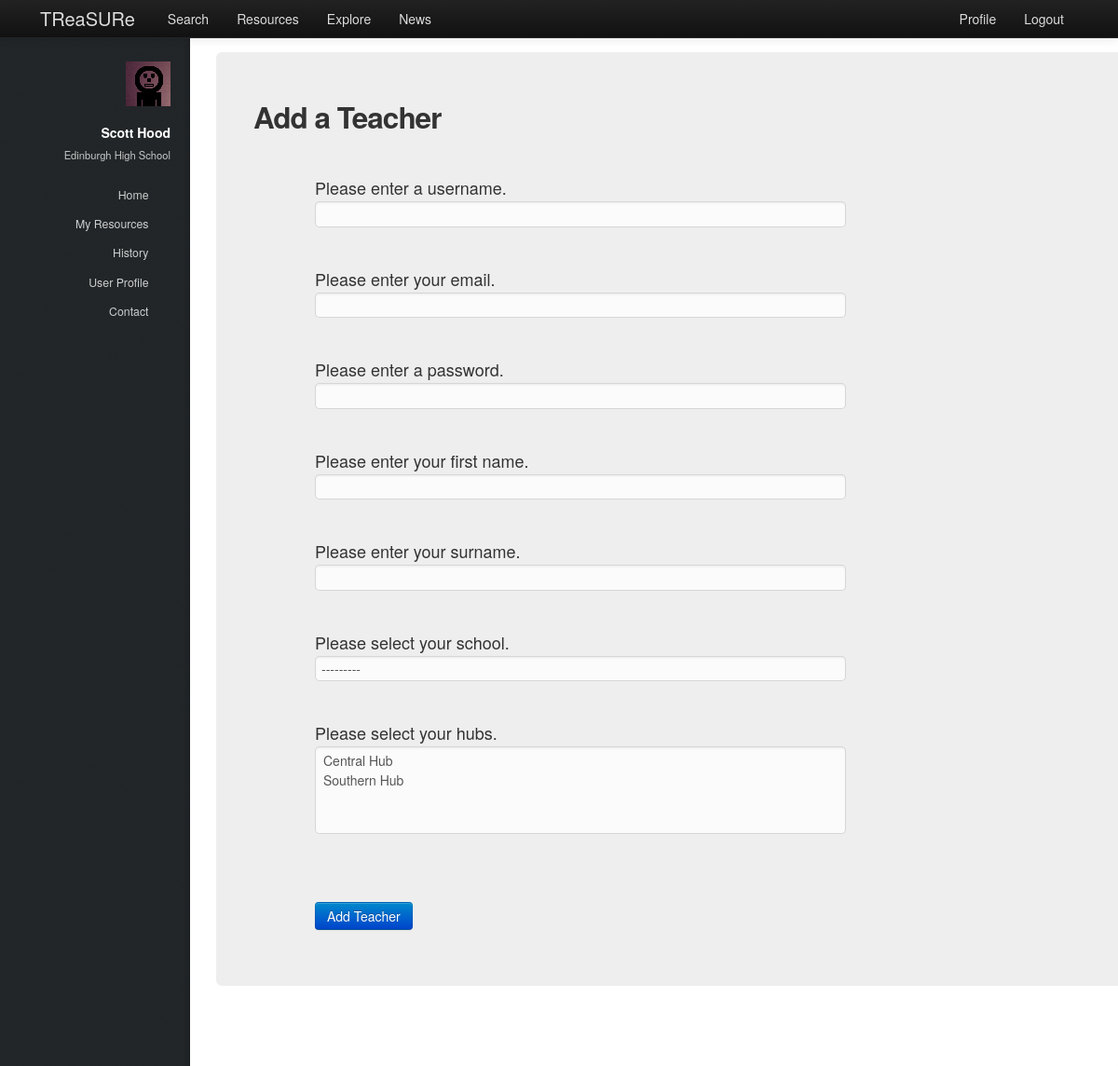
The page /treasure/register/ (signed in) on the database its author committed.
### treasure/models.py (models this page shows, shortened)
class Teacher(models.Model):
    user = models.OneToOneField(User)
    firstname = models.CharField(max_length=128)
    surname = models.CharField(max_length=128)
    school = models.ForeignKey(School, null=True)
    hubs = models.ManyToManyField(Hub, null=True)

class School(models.Model):
    name = models.CharField(max_length=128)
    town = models.CharField(max_length=128)
    address = models.TextField()
    latitude = models.FloatField()
    longitude = models.FloatField()
    def __unicode__(self):
        return self.name

### treasure/views.py (the view)
def register(request):
    context = RequestContext(request)
    registered = False
    if request.method == 'POST':
        user_form = UserForm(data=request.POST)
        teacher_form = TeacherForm(data=request.POST)
        if user_form.is_valid() and teacher_form.is_valid():
            user = user_form.save()
            user.set_password(user.password)
            user.save()
            teacher = teacher_form.save(commit=False)
            teacher.user = user
            teacher.save()
            hubs = teacher_form.cleaned_data['hubs']
            for hub in hubs:
                teacher.hubs.add(hub)
            teacher.save()
            registered = True
        else:
            print "ERROR", user_form.errors, teacher_form.errors
    else:
        user_form = UserForm()
        teacher_form = TeacherForm()
    context_dict = sidebar(request)
    context_dict['user_form'] = user_form
    context_dict['teacher_form'] = teacher_form
    context_dict['registered'] = registered
    return render_to_response('treasure/register.html', context_dict, context)

### treasure/forms.py
class UserForm(forms.ModelForm):
    username = forms.CharField(help_text="Please enter a username.")
    email = forms.CharField(help_text="Please enter your email.")
    password = forms.CharField(widget=forms.PasswordInput(), help_text="Please enter a password.")
    class Meta:
        model = User
        fields = ('username', 'email', 'password')
        exclude = []

class TeacherForm(forms.ModelForm):
    firstname = forms.CharField(max_length=128, help_text="Please enter your first name.")
    surname = forms.CharField(max_length=128, help_text="Please enter your surname.")
    school = forms.ModelChoiceField(queryset=School.objects.all().order_by('name'),
                                                required=False, help_text="Please select your school.")
    hubs = forms.ModelMultipleChoiceField(queryset=Hub.objects.all().order_by('name'),
                                                required=False, help_text="Please select your hubs.")
    class Meta:
        model = Teacher
        fields = ('firstname', 'surname', 'school', 'hubs')
        exclude = []

### treasure/models.py (called while the page is built)
    def __unicode__(self):
        return self.name

### treasure/views.py (called while the page is built)
def sidebar(request):
    context_dict = {}
    try:
        userid = request.user.id
        teacher = Teacher.objects.get(user = userid)
        context_dict['user_firstname'] = teacher.firstname
        context_dict['user_surname'] = teacher.surname
        context_dict['user_school'] = teacher.school
    except Teacher.DoesNotExist:
        context_dict['user_firstname'] = ""
        context_dict['user_surname'] = ""
        context_dict['school'] = ""
    return context_dict

### templates/treasure/register.html (shortened to what this page needs)
{% extends 'treasure/base.html' %}
{% load static %}
{% block body_block %}
<div class="hero-unit">
    <h2>Add a Teacher</h2>
    <br/>
    <div class="container">
        <form class="span6" id="register_teacher_form" method="post" action="/treasure/register/" enctype="multipart/form-data">
            {% if registered %}
                <p>Thank you for registering.</p>
                <p>Please <a href="/treasure/login/">Login</a></p>
            {% else %}
                {% for field in user_form.visible_fields %}
                    {{ field.help_text }}<br/>
                    {{ field }}<br/>
                {% endfor %}
                {% for field in teacher_form.visible_fields %}
                    {{ field.help_text }}<br/>
                    {{ field }}<br/>
                {% endfor %}
	        {% endif %}
            <br/>
            <button class="btn btn-primary" type="submit" name="submit">Add Teacher</button>
        </form>
    </div>
</div>
{% endblock %}

### templates/treasure/base.html (shortened to what this page needs)
<!DOCTYPE html>
{% load static %}
<html>
    <head>
        <link href="{% static 'css/bootstrap-fluid-adj.css' %}" rel="stylesheet">
        <link href="{% static 'sidebar/css/main.css' %}" rel="stylesheet">
        <link href="{% static 'css/bootstrap.min.css' %}" rel="stylesheet" media="screen">
        <link rel="stylesheet" href="http://getbootstrap.com/examples/sticky-footer-navbar/sticky-footer-navbar.css">
        <link href="{% static 'css/bootstrap-responsive.css' %}" rel="stylesheet">
        <link href="{% static 'css/treasure.css' %}" rel="stylesheet">
    </head>
    <body>
        <div class="navbar navbar-inverse navbar-fixed-top">
           <div class="navbar-inner">
               <div class="container">
                   <a class="brand" href="/treasure/">TReaSURe</a>
                   <div class="nav-collapse collapse">
                       <ul class="nav pull-right">
                            {% if user.is_authenticated %}
                                <li><a href="/treasure/profile">Profile</a></li>
                            	<li><a href="/treasure/logout">Logout</a></li>
                            {% else %}
                            	<li><a href="/treasure/login">Login</a></li>
                            	<li><a href="/treasure/register">Register</a></li>
                            {% endif %}
                       </ul>
                       <ul class="nav">
                       {% if user.is_authenticated %}
                           <li><a href="/treasure/search">Search</a></li>
                           <li><a href="/treasure/resources">Resources</a></li>
			   <li><a href="/treasure/explore">Explore</a></li>
                       {% endif %}
                           <li><a href="/treasure/about">News</a></li>
                       </ul>
                   </div>
               </div>
           </div>
        </div>
        <div>
				<div id="header">
					<div class="top">
                       {% if user.is_authenticated %}
							<div id="logo">
								<span class="image avatar48"><img src="{% static 'images/avatar.jpg' %}" alt="user avatar" /></span>
								<h1 id="title">{{ user_firstname }} {{ user_surname }}</h1>
								<p>{{ user_school }}</p>
							</div>
	                   {% endif %}
                        <nav id="nav">
							<ul>
								{% if user.is_authenticated %}
									<li><a href="/treasure/" id="home-link" class="skel-layers-ignoreHref"><span>Home</span></a></li>
									<li><a href="/treasure/resources" class="skel-layers-ignoreHref"><span>My Resources</span></a></li>
									<li><a href="/treasure/about" class="skel-layers-ignoreHref"><span>History</span></a></li>
									<li><a href="/treasure/profile" class="skel-layers-ignoreHref"><span>User Profile</span></a></li>
									<li><a href="#contact" class="skel-layers-ignoreHref"><span>Contact</span></a></li>
								{% else %}
									<li><a href="/treasure/login"><span>Login</span></a></li>
									<li><a href="/treasure/register" class="skel-layers-ignoreHref"><span>Register</span></a></li>
								{% endif %}
							</ul>
						</nav>
					</div>
				</div>
			<div id="main">
				<section id="MainPage">
                    <div class="container">
                        {% block body_block%}{% endblock%}
                    </div>
                </section>
            </div>
        </div>
    </body>
</html>

### static/css/treasure.css (style rules this page uses)
a { text-decoration:underline; }
.brand { text-decoration:none; }
form input[type="text"], form input[type="email"], form input[type="password"], form select, form textarea { height: auto !important; }
.hero-unit { padding: 40px; }
.navbar-inverse .brand,.navbar-inverse .nav>li>a { color:#ddd; }
.navbar-inverse .brand { color:#ddd; }
#nav ul li a { color: rgba(207, 207, 207, 1); }
#logo p { color: rgba(198, 198, 198, 1); }

### rows shown on the page
Teacher: firstname "Scott", surname "Hood"
School: name "Edinburgh High School"

### other values the page prints
{{ field.help_text }} "Please enter a username." "Please enter your email." "Please enter a password."
{{ field.help_text }} "Please enter your first name." "Please enter your surname." "Please select your school." "Please select your hubs."
